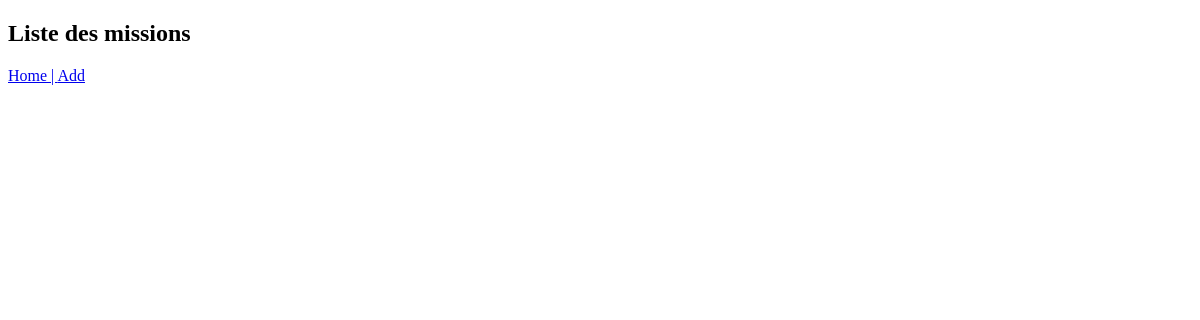
Page /missions/ on the earlier database version.
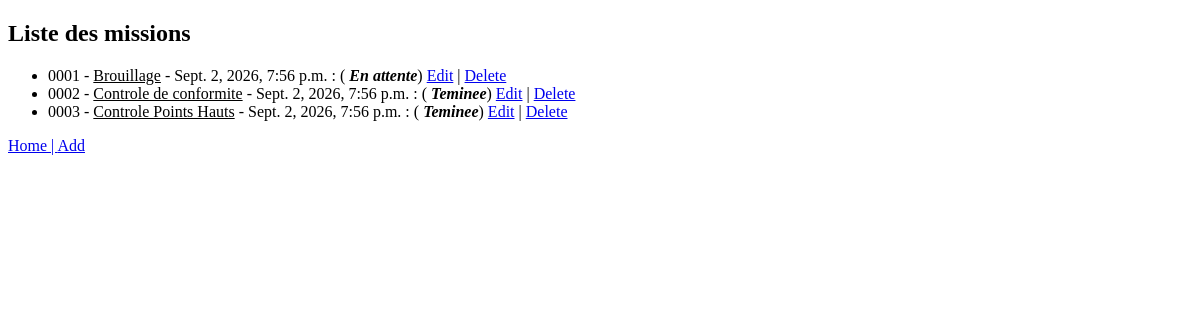
Same page on the later database version.
### accounts/models.py (models this page shows)
class Mission(models.Model):
    NN = "---"
    BR = "Brouillage"
    CC = "Controle de conformite"
    PH = "Controle Points Hauts"
    EMF = "Mesure EMF"
    MISSION_TYPE = {
        NN : "---",
        BR : "Brouillage",
        CC : "Controle de conformite",
        PH : "Controle Points Hauts",
        EMF : "Mesure EMF",
    }
    NN = "---"
    WAITING = "En attente"
    RUNNING = "En cours"
    DONE = "Teminee"
    ETAT = {
        NN : "---",
        WAITING : "En attente",
        RUNNING : "En cours",
        DONE : "Terminee",
    }
    numero = models.CharField(max_length=5, blank=False, null=False)
    date_heure = models.DateTimeField(auto_now=False, blank=True, null=True)
    type = models.CharField(max_length=25, choices=MISSION_TYPE, default=MISSION_TYPE["---"])
    region = models.CharField(max_length=50, null=True, blank=True)
    etat =  models.CharField(max_length=25, choices=ETAT, default=ETAT["---"])
    responsable = models.CharField(max_length=50, null=True, blank=True)

### accounts/views.py (the view)
# urls.py: path('missions/', views.missions, name='missions'),
def missions(request):
    all_missions = Mission.objects.all()
    context = {'missions' : all_missions ,}
    return render(request, 'missions.html', context)

### templates/missions.html (shortened to what this page needs)
{% extends "base.html" %}
{% block content %}
<h2>Liste des missions</h2>
<ul>
    {% for mission in missions %}
        <li>{{ mission.numero }} - <u>{{ mission.type }}</u> - {{ mission.date_heure }} : (<i><b> {{ mission.etat }}</b></i>) <a href= {% url 'mission_edit' mission.id %}>Edit</a> | <a href={% url "mission_delete" mission.id %} onclick=confirmation();>Delete</a></li>
    {% endfor %}
</ul>
<a href={% url "home" %}>Home | <a href={% url "mission_add" %}>Add</a></a>
{% endblock content %}

### templates/base.html (shortened to what this page needs)
{% load static %}
<!doctype html>
<html lang="en">
  <head>
  </head>
  <body>
    {% block content %}{% endblock content %}
  </body>
</html>

Differences in the rows shown:
added Mission: numero "0001", type "Brouillage", date_heure "Sept. 2, 2026, 7:56 p.m.", etat "En attente"
added Mission: numero "0002", type "Controle de conformite", date_heure "Sept. 2, 2026, 7:56 p.m.", etat "Teminee"
added Mission: numero "0003", type "Controle Points Hauts", date_heure "Sept. 2, 2026, 7:56 p.m.", etat "Teminee"
